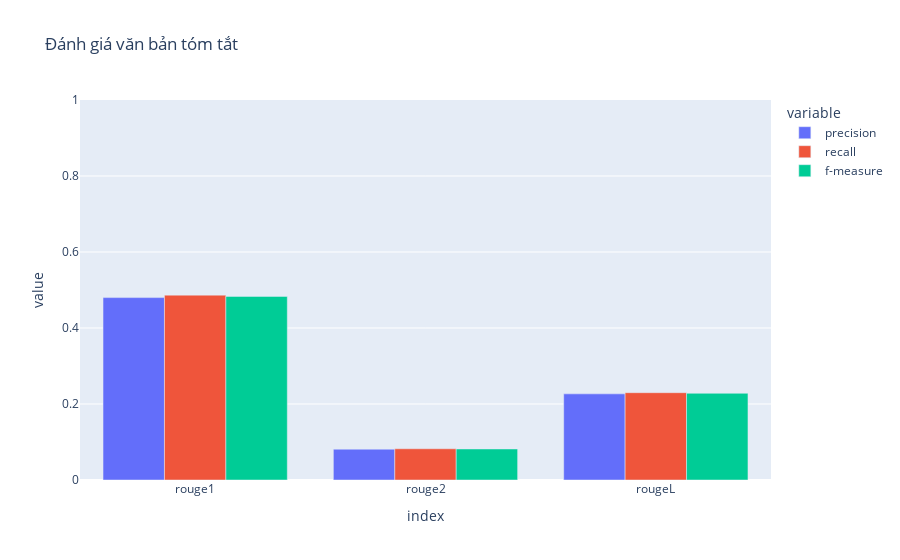

Notebook source saved alongside this figure:
### Code cell
fig = px.bar(rouge_score, barmode='group', range_y=[0, 1], 
            labels={'x':'Phương pháp đánh giá', 'y':'Độ chính xác'},
             title='Đánh giá văn bản tóm tắt'
            )
fig.show()

### Figure 1 — Plotly figure (JSON) as saved in the notebook; plotly's stock layout.template omitted (floating-point values rounded to 4 significant figures)
{"data": [{"alignmentgroup": "True", "hovertemplate": "variable=precision<br>index=%{x}<br>value=%{y}<extra></extra>", "legendgroup": "precision", "marker": {"color": "#636efa", "pattern": {"shape": ""}}, "name": "precision", "offsetgroup": "precision", "orientation": "v", "showlegend": true, "textposition": "auto", "type": "bar", "x": ["rouge1", "rouge2", "rougeL"], "xaxis": "x", "y": [0.48, 0.08108, 0.2267], "yaxis": "y"}, {"alignmentgroup": "True", "hovertemplate": "variable=recall<br>index=%{x}<br>value=%{y}<extra></extra>", "legendgroup": "recall", "marker": {"color": "#EF553B", "pattern": {"shape": ""}}, "name": "recall", "offsetgroup": "recall", "orientation": "v", "showlegend": true, "textposition": "auto", "type": "bar", "x": ["rouge1", "rouge2", "rougeL"], "xaxis": "x", "y": [0.4865, 0.08219, 0.2297], "yaxis": "y"}, {"alignmentgroup": "True", "hovertemplate": "variable=f-measure<br>index=%{x}<br>value=%{y}<extra></extra>", "legendgroup": "f-measure", "marker": {"color": "#00cc96", "pattern": {"shape": ""}}, "name": "f-measure", "offsetgroup": "f-measure", "orientation": "v", "showlegend": true, "textposition": "auto", "type": "bar", "x": ["rouge1", "rouge2", "rougeL"], "xaxis": "x", "y": [0.4832, 0.08163, 0.2282], "yaxis": "y"}], "layout": {"barmode": "group", "legend": {"title": {"text": "variable"}, "tracegroupgap": 0}, "title": {"text": "Đánh giá văn bản tóm tắt"}, "xaxis": {"anchor": "y", "domain": [0, 1], "title": {"text": "index"}}, "yaxis": {"anchor": "x", "domain": [0, 1], "range": [0, 1], "title": {"text": "value"}}}}
